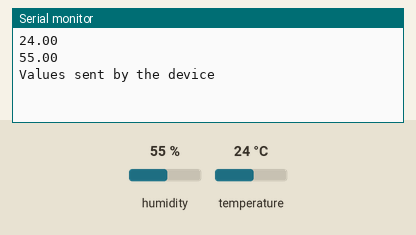
A sketch run on a simulated ESP8266 (NodeMCU). Shown: the last lines printed to the serial monitor. The test bench sets the inputs (shaded band); at power-on: humidity 55 %, temperature 24 °C.

Above: at 2.7 s.
2.8 s: humidity set to 22 %
At 6.9 s:
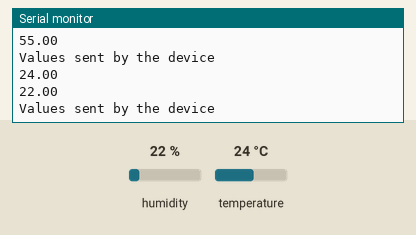
8.8 s: temperature set to 12 °C
At 12.1 s:
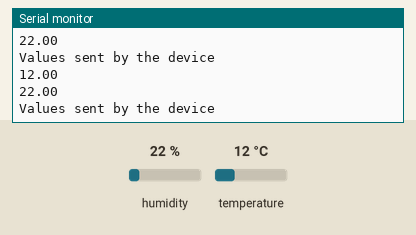
14.8 s: humidity set to 40 %
At 17.3 s:
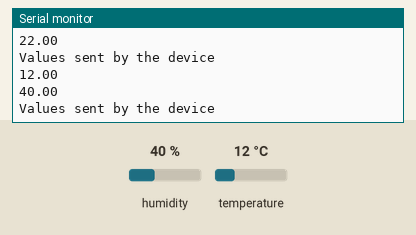
Timing chart, 0 to 18.8 s (numbered marks = the images above; inputs shaded):
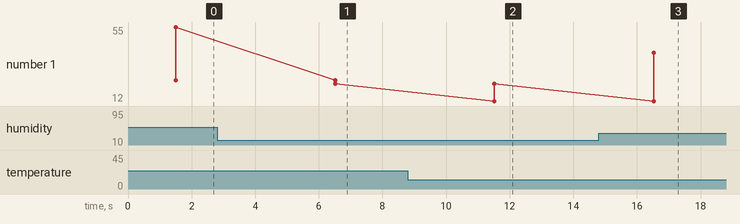

Measured:
- after the input at 2.8 s, the serial monitor: prints a new line after 3.7 s (image 1)
- after the input at 8.8 s, the serial monitor: prints a new line after 2.7 s (image 2)
- after the input at 14.8 s, the serial monitor: prints a new line after 1.7 s (image 3)
- plotted number 1: 55 → 22 after the input at 2.8 s, 22 → 40 after the input at 14.8 s

The sketch:

UBIDOTS.ino
```cpp
/**************
* Include Libraries
**************/
#include <ESP8266WiFi.h>;
#include <WiFiClient.h>;
#include "Ubidots.h"

/**************
* Define Instances and Constants
**************/

const char* UBIDOTS_TOKEN = "BBFF-x5e4HGEd4oiVIl6M34KiuJqD6qU3Cx";  // Put here your Ubidots TOKEN
const char* WIFI_SSID = "Redmi";      // Put here your Wi-Fi SSID
const char* WIFI_PASS = "12345678";      // Put here your Wi-Fi password
#include <DHT.h>;

Ubidots ubidots(UBIDOTS_TOKEN, UBI_HTTP);
DHT dht;
//int val;
//int tempPin = A0;
WiFiClient client;

/**************
* Auxiliar Functions
**************/

// Put here your auxiliar functions

/**************
* Main Functions
**************/

void setup() {
   dht.setup(D3);
  Serial.begin(115200);
  ubidots.wifiConnect(WIFI_SSID, WIFI_PASS);
  // ubidots.setDebug(true);  // Uncomment this line for printing debug  messages
}

void loop() {
//val = analogRead(tempPin);
  //float mv = ( val / 1024.0) * 3300;
  //float cel = mv / 10;
float h = dht.getHumidity();/* Get humidity value */
float t = dht.getTemperature();/* Get temperature value */
Serial.println(t);
Serial.println(h);
  //Serial.println(cel);


  ubidots.add("xyz", h);// Change for your variable name
  ubidots.add("abc", t);// Change for your variable name


  bool bufferSent = false;
  bufferSent = ubidots.send(); // Will send data to a device label that matches the device Id

  if (bufferSent) {
  // Do something if values were sent properly
   Serial.println("Values sent by the device");
  }
  delay(5000);
}
```
